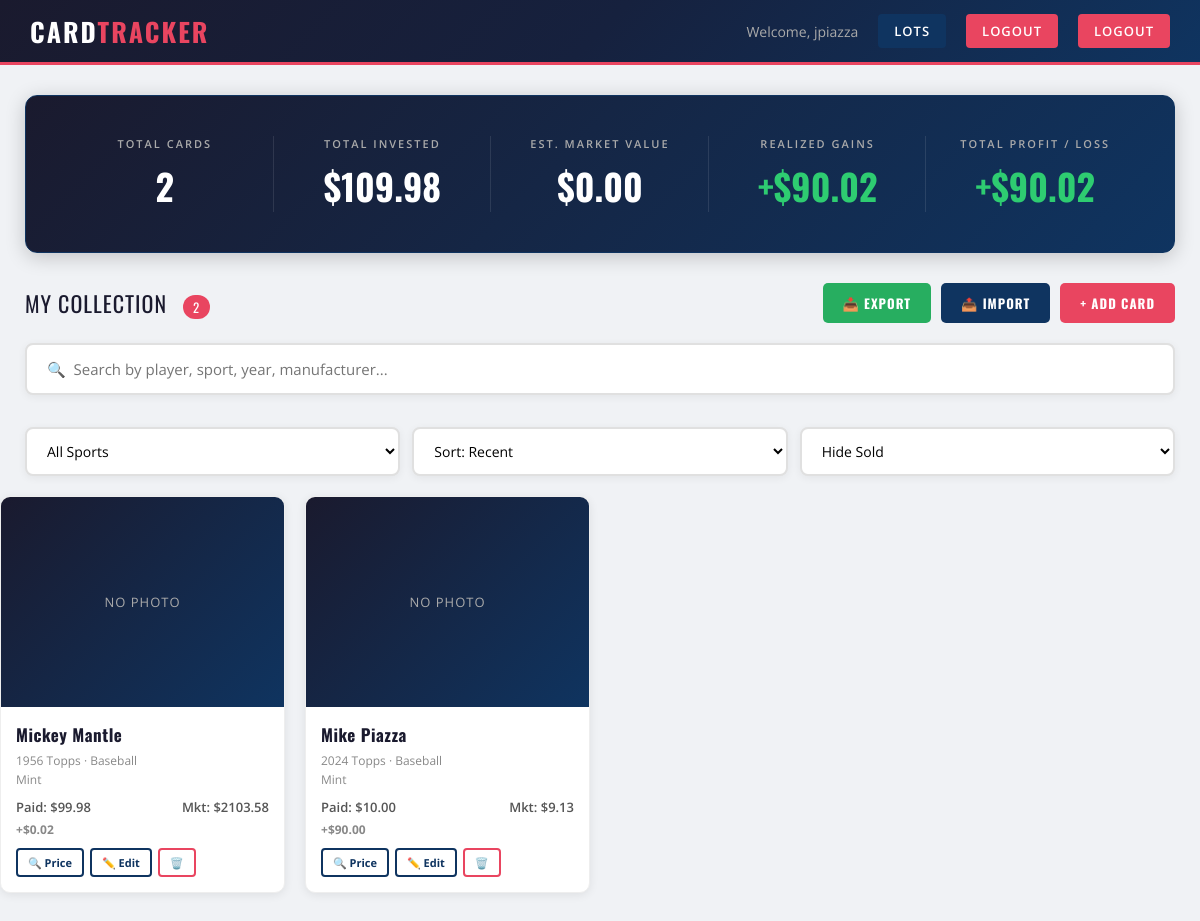
The page /dashboard (signed in) on the database its author committed.
### models.py (models this page shows, shortened)
class User(UserMixin, db.Model):
    id = db.Column(db.Integer, primary_key=True)
    email = db.Column(db.String(150), unique=True, nullable=False)
    username = db.Column(db.String(150), unique=True, nullable=False)
    password = db.Column(db.String(150), nullable=False)
    is_admin = db.Column(db.Boolean, default=False)
    date_joined = db.Column(db.DateTime, default=db.func.current_timestamp())
    cards = db.relationship('Card', backref='owner', lazy=True)
    lots = db.relationship('Lot', backref='owner', lazy=True)

class Card(db.Model):
    id = db.Column(db.Integer, primary_key=True)
    player_name = db.Column(db.String(150), nullable=False)
    sport = db.Column(db.String(50))
    year = db.Column(db.String(10))
    manufacturer = db.Column(db.String(100))
    condition = db.Column(db.String(50))
    buy_price = db.Column(db.Float, nullable=False)
    sell_price = db.Column(db.Float)
    photo_filename = db.Column(db.String(300))
    market_price = db.Column(db.Float)
    date_added = db.Column(db.DateTime, default=db.func.current_timestamp())
    user_id = db.Column(db.Integer, db.ForeignKey('user.id'), nullable=False)
    lot_id = db.Column(db.Integer, db.ForeignKey('lot.id'), nullable=True)
    @property
    def profit_loss(self):
        if self.sell_price:
            return self.sell_price - self.buy_price
        elif self.market_price:
            return self.market_price - self.buy_price
        return None

### main.py (the view)
@main.route('/')
@main.route('/dashboard')
@login_required
def dashboard():
    sport_filter = request.args.get('sport', 'all')
    sort_by = request.args.get('sort', 'date')
    query = Card.query.filter_by(user_id=current_user.id)
    if sport_filter != 'all':
        query = query.filter_by(sport=sport_filter)
    if sort_by == 'value_high':
        cards = sorted(query.all(), key=lambda c: c.market_price or c.sell_price or c.buy_price, reverse=True)
    elif sort_by == 'value_low':
        cards = sorted(query.all(), key=lambda c: c.market_price or c.sell_price or c.buy_price)
    elif sort_by == 'profit_high':
        cards = sorted(query.all(), key=lambda c: c.profit_loss or 0, reverse=True)
    elif sort_by == 'profit_low':
        cards = sorted(query.all(), key=lambda c: c.profit_loss or 0)
    elif sort_by == 'name':
        cards = sorted(query.all(), key=lambda c: c.player_name)
    else:
        cards = query.order_by(Card.date_added.desc()).all()
    all_cards = Card.query.filter_by(user_id=current_user.id).all()
    total_invested = sum(card.buy_price for card in all_cards)
    est_market_value = sum(
        card.market_price or card.buy_price
        for card in all_cards
        if not card.sell_price
    )
    realized_gains = sum(
        card.sell_price - card.buy_price
        for card in all_cards
        if card.sell_price
    )
    total_value = sum(
        card.sell_price if card.sell_price
        else (card.market_price or card.buy_price)
        for card in all_cards
    )
    total_profit_loss = total_value - total_invested
    sports = ['Baseball', 'Basketball', 'Football', 'Hockey', 'Soccer', 'Other']
    return render_template('dashboard.html',
        cards=cards,
        total_invested=total_invested,
        total_value=total_value,
        total_profit_loss=total_profit_loss,
        est_market_value=est_market_value,
        realized_gains=realized_gains,
        sport_filter=sport_filter,
        sort_by=sort_by,
        sports=sports
    )

### app.py (called while the page is built)
def create_app():
    app = Flask(__name__)
    app.config['SECRET_KEY'] = os.getenv('SECRET_KEY', 'your-secret-key')
    app.config['SQLALCHEMY_DATABASE_URI'] = 'sqlite:///cards.db'
    app.config['UPLOAD_FOLDER'] = 'static/uploads'
    app.config['MAX_CONTENT_LENGTH'] = 16 * 1024 * 1024  # 16MB max
    db.init_app(app)
    login_manager = LoginManager()
    login_manager.login_view = 'auth.login'
    login_manager.init_app(app)
    @login_manager.user_loader
    def load_user(user_id):
        return User.query.get(int(user_id))
    from auth import auth as auth_blueprint
    app.register_blueprint(auth_blueprint)
    from main import main as main_blueprint
    app.register_blueprint(main_blueprint)
    from admin import admin as admin_blueprint
    app.register_blueprint(admin_blueprint)
    with app.app_context():
        db.create_all()
    return app

### templates/dashboard.html (shortened to what this page needs)
<!DOCTYPE html>
<html>
<head>
    <link rel="stylesheet" href="{{ url_for('static', filename='css/style.css') }}">
</head>
<body>
    <nav>
        <h1>Card<span>Tracker</span></h1>
        <div class="nav-right">
            <span>Welcome, {{ current_user.username }}</span>
<a href="{{ url_for('main.lots') }}" style="background:#0f3460;">Lots</a>
<a href="{{ url_for('auth.logout') }}">Logout</a>
<a href="{{ url_for('auth.logout') }}">Logout</a>
        </div>
    </nav>
    <div class="page-wrapper">
        <div class="dashboard-container">
            <div class="stats-banner">
    <div class="stat-block">
        <div class="stat-label">Total Cards</div>
        <div class="stat-value">{{ cards|length }}</div>
    </div>
    <div class="stat-block">
        <div class="stat-label">Total Invested</div>
        <div class="stat-value">${{ "%.2f"|format(total_invested) }}</div>
    </div>
    <div class="stat-block">
        <div class="stat-label">Est. Market Value</div>
        <div class="stat-value">${{ "%.2f"|format(est_market_value) }}</div>
    </div>
    <div class="stat-block">
        <div class="stat-label">Realized Gains</div>
        <div class="stat-value {% if realized_gains >= 0 %}profit{% else %}loss{% endif %}">
            {% if realized_gains >= 0 %}+{% endif %}${{ "%.2f"|format(realized_gains) }}
        </div>
    </div>
    <div class="stat-block">
        <div class="stat-label">Total Profit / Loss</div>
        <div class="stat-value {% if total_profit_loss >= 0 %}profit{% else %}loss{% endif %}">
            {% if total_profit_loss >= 0 %}+{% endif %}${{ "%.2f"|format(total_profit_loss) }}
        </div>
    </div>
</div>
            <div class="section-header">
                <div class="section-title">
                    My Collection <span>{{ cards|length }}</span>
                </div>
                <div style="display:flex; gap:10px;">
    <a href="{{ url_for('main.export_csv') }}" class="btn btn-export">📥 Export</a>
    <a href="{{ url_for('main.import_cards') }}" class="btn" style="background:#0f3460;">📤 Import</a>
    <a href="{{ url_for('main.add_card') }}" class="btn">+ Add Card</a>
</div>
            </div>
            <div class="filter-bar">
    <div class="search-bar-wrapper">
        <input type="text" id="cardSearch" placeholder="🔍  Search by player, sport, year, manufacturer..." onkeyup="filterCards()">
    </div>
    <div class="filter-controls">
        <select onchange="applyFilter(this.value, '{{ sort_by }}')" class="filter-select">
            <option value="all" {% if sport_filter == 'all' %}selected{% endif %}>All Sports</option>
        </select>
        <select onchange="applyFilter('{{ sport_filter }}', this.value)" class="filter-select">
            <option value="date" {% if sort_by == 'date' %}selected{% endif %}>Sort: Recent</option>
        </select>
        <select onchange="toggleSold(this.value)" class="filter-select">
            <option value="hide">Hide Sold</option>
        </select>
    </div>
    </div>
</div>
            {% if cards %}
            <div class="card-grid">
                {% for card in cards %}
                <div class="card-item">
                    {% if card.photo_filename %}
                        <img src="{{ url_for('static', filename='uploads/' + card.photo_filename) }}" alt="{{ card.player_name }}">
                    {% else %}
                        <div class="no-photo">No Photo</div>
                    {% endif %}
                    <div class="card-info">
                        <h3><a href="{{ url_for('main.card_detail', card_id=card.id) }}" class="card-link">{{ card.player_name }}</a></h3>
                        <p>{{ card.year }} {{ card.manufacturer }} · {{ card.sport }}</p>
                        <p>{{ card.condition }}</p>
                        <div class="card-prices">
                            <span>Paid: ${{ "%.2f"|format(card.buy_price) }}</span>
                            {% if card.market_price %}
                                <span>Mkt: ${{ "%.2f"|format(card.market_price) }}</span>
                            {% endif %}
                        </div>
                        {% if card.profit_loss is not none %}
                            <p class="{% if card.profit_loss >= 0 %}profit-text{% else %}loss-text{% endif %}">
                                {% if card.profit_loss >= 0 %}+{% endif %}${{ "%.2f"|format(card.profit_loss) }}
                            </p>
                        {% endif %}
                        <div class="card-actions">
                            <a href="{{ url_for('main.search_price', card_id=card.id) }}" class="btn-search">🔍 Price</a>
                            <a href="{{ url_for('main.edit_card', card_id=card.id) }}" class="btn-search">✏️ Edit</a>
                            <a href="{{ url_for('main.delete_card', card_id=card.id) }}" class="btn-delete" onclick="return confirm('Delete this card?')">🗑️</a>
                        </div>
                    </div>
                </div>
                {% endfor %}
            </div>
            {% else %}
            <div class="empty-state">
                <p>No cards in your collection yet.</p>
                <a href="{{ url_for('main.add_card') }}" class="btn">+ Add Your First Card</a>
            </div>
            {% endif %}
        </div>
</body>
</html>

### rows shown on the page
User: username "jpiazza"
Card: shows "NO PHOTO", player_name "Mickey Mantle", year "1956", manufacturer "Topps", sport "Baseball", condition "Mint", buy_price "99.98", market_price "2103.58", profit_loss "0.02"
Card: shows "NO PHOTO", player_name "Mike Piazza", year "2024", manufacturer "Topps", sport "Baseball", condition "Mint", buy_price "10.00", market_price "9.13", profit_loss "90.00"

### other values the page prints
{{ cards|length }} "2"
{{ "%.2f"|format(total_invested) }} "109.98"
{{ "%.2f"|format(est_market_value) }} "0.00"
{{ "%.2f"|format(realized_gains) }} "90.02"
{{ "%.2f"|format(total_profit_loss) }} "90.02"
